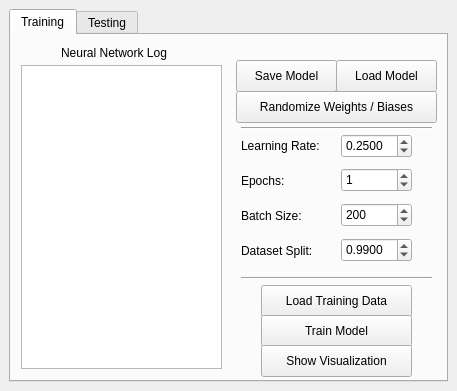
<?xml version="1.0" encoding="UTF-8"?>
<ui version="4.0">
 <class>MainWindow</class>
 <widget class="QMainWindow" name="MainWindow">
  <property name="geometry">
   <rect>
    <x>0</x>
    <y>0</y>
    <width>457</width>
    <height>391</height>
   </rect>
  </property>
  <property name="windowTitle">
   <string>Apples2Oranges</string>
  </property>
  <widget class="QWidget" name="centralwidget">
   <layout class="QGridLayout" name="gridLayout_2">
    <item row="0" column="1">
     <widget class="QTabWidget" name="tabWidget">
      <property name="currentIndex">
       <number>0</number>
      </property>
      <property name="tabsClosable">
       <bool>false</bool>
      </property>
      <widget class="QWidget" name="trainTab">
       <attribute name="title">
        <string>Training</string>
       </attribute>
       <widget class="QTextEdit" name="netOutput">
        <property name="geometry">
         <rect>
          <x>10</x>
          <y>30</y>
          <width>201</width>
          <height>304</height>
         </rect>
        </property>
        <property name="autoFillBackground">
         <bool>false</bool>
        </property>
        <property name="readOnly">
         <bool>true</bool>
        </property>
        <property name="acceptRichText">
         <bool>true</bool>
        </property>
       </widget>
       <widget class="QLabel" name="label">
        <property name="geometry">
         <rect>
          <x>50</x>
          <y>10</y>
          <width>121</width>
          <height>16</height>
         </rect>
        </property>
        <property name="text">
         <string>Neural Network Log</string>
        </property>
       </widget>
       <widget class="QPushButton" name="loadModel">
        <property name="geometry">
         <rect>
          <x>325</x>
          <y>25</y>
          <width>101</width>
          <height>32</height>
         </rect>
        </property>
        <property name="text">
         <string>Load Model</string>
        </property>
       </widget>
       <widget class="QPushButton" name="saveModel">
        <property name="geometry">
         <rect>
          <x>225</x>
          <y>25</y>
          <width>101</width>
          <height>32</height>
         </rect>
        </property>
        <property name="text">
         <string>Save Model</string>
        </property>
       </widget>
       <widget class="Line" name="line">
        <property name="geometry">
         <rect>
          <x>230</x>
          <y>85</y>
          <width>191</width>
          <height>16</height>
         </rect>
        </property>
        <property name="orientation">
         <enum>Qt::Horizontal</enum>
        </property>
       </widget>
       <widget class="QSpinBox" name="epochBox">
        <property name="geometry">
         <rect>
          <x>330</x>
          <y>133</y>
          <width>71</width>
          <height>24</height>
         </rect>
        </property>
        <property name="prefix">
         <string/>
        </property>
        <property name="maximum">
         <number>999999</number>
        </property>
        <property name="value">
         <number>1</number>
        </property>
       </widget>
       <widget class="QLabel" name="label_2">
        <property name="geometry">
         <rect>
          <x>230</x>
          <y>135</y>
          <width>51</width>
          <height>21</height>
         </rect>
        </property>
        <property name="text">
         <string>Epochs:</string>
        </property>
       </widget>
       <widget class="QLabel" name="label_3">
        <property name="geometry">
         <rect>
          <x>230</x>
          <y>100</y>
          <width>91</width>
          <height>21</height>
         </rect>
        </property>
        <property name="text">
         <string>Learning Rate:</string>
        </property>
       </widget>
       <widget class="QDoubleSpinBox" name="learningRateBox">
        <property name="geometry">
         <rect>
          <x>330</x>
          <y>99</y>
          <width>71</width>
          <height>24</height>
         </rect>
        </property>
        <property name="decimals">
         <number>4</number>
        </property>
        <property name="maximum">
         <double>1.000000000000000</double>
        </property>
        <property name="singleStep">
         <double>0.001000000000000</double>
        </property>
        <property name="value">
         <double>0.250000000000000</double>
        </property>
       </widget>
       <widget class="QLabel" name="label_4">
        <property name="geometry">
         <rect>
          <x>230</x>
          <y>170</y>
          <width>71</width>
          <height>21</height>
         </rect>
        </property>
        <property name="text">
         <string>Batch Size:</string>
        </property>
       </widget>
       <widget class="QSpinBox" name="batchBox">
        <property name="geometry">
         <rect>
          <x>330</x>
          <y>168</y>
          <width>71</width>
          <height>24</height>
         </rect>
        </property>
        <property name="prefix">
         <string/>
        </property>
        <property name="maximum">
         <number>500</number>
        </property>
        <property name="value">
         <number>200</number>
        </property>
       </widget>
       <widget class="QLabel" name="label_5">
        <property name="geometry">
         <rect>
          <x>230</x>
          <y>205</y>
          <width>81</width>
          <height>21</height>
         </rect>
        </property>
        <property name="text">
         <string>Dataset Split:</string>
        </property>
       </widget>
       <widget class="QDoubleSpinBox" name="datasetBox">
        <property name="geometry">
         <rect>
          <x>330</x>
          <y>203</y>
          <width>71</width>
          <height>24</height>
         </rect>
        </property>
        <property name="decimals">
         <number>4</number>
        </property>
        <property name="maximum">
         <double>0.999900000000000</double>
        </property>
        <property name="singleStep">
         <double>0.010000000000000</double>
        </property>
        <property name="value">
         <double>0.990000000000000</double>
        </property>
       </widget>
       <widget class="Line" name="line_2">
        <property name="geometry">
         <rect>
          <x>230</x>
          <y>235</y>
          <width>191</width>
          <height>16</height>
         </rect>
        </property>
        <property name="orientation">
         <enum>Qt::Horizontal</enum>
        </property>
       </widget>
       <widget class="QPushButton" name="loadTrain">
        <property name="geometry">
         <rect>
          <x>250</x>
          <y>250</y>
          <width>151</width>
          <height>32</height>
         </rect>
        </property>
        <property name="text">
         <string>Load Training Data</string>
        </property>
       </widget>
       <widget class="QPushButton" name="train">
        <property name="geometry">
         <rect>
          <x>250</x>
          <y>280</y>
          <width>151</width>
          <height>32</height>
         </rect>
        </property>
        <property name="text">
         <string>Train Model</string>
        </property>
       </widget>
       <widget class="QPushButton" name="visualizeData">
        <property name="geometry">
         <rect>
          <x>250</x>
          <y>310</y>
          <width>151</width>
          <height>32</height>
         </rect>
        </property>
        <property name="text">
         <string>Show Visualization</string>
        </property>
       </widget>
       <widget class="QPushButton" name="randomizeModel">
        <property name="geometry">
         <rect>
          <x>225</x>
          <y>56</y>
          <width>201</width>
          <height>32</height>
         </rect>
        </property>
        <property name="text">
         <string>Randomize Weights / Biases</string>
        </property>
       </widget>
      </widget>
      <widget class="QWidget" name="testTab">
       <attribute name="title">
        <string>Testing</string>
       </attribute>
       <widget class="QPushButton" name="predictButton">
        <property name="geometry">
         <rect>
          <x>120</x>
          <y>310</y>
          <width>201</width>
          <height>32</height>
         </rect>
        </property>
        <property name="text">
         <string>Select Image For Prediction</string>
        </property>
       </widget>
       <widget class="QLabel" name="dropImage">
        <property name="geometry">
         <rect>
          <x>10</x>
          <y>10</y>
          <width>411</width>
          <height>291</height>
         </rect>
        </property>
        <property name="text">
         <string/>
        </property>
       </widget>
      </widget>
     </widget>
    </item>
   </layout>
  </widget>
 </widget>
 <resources/>
 <connections/>
</ui>
